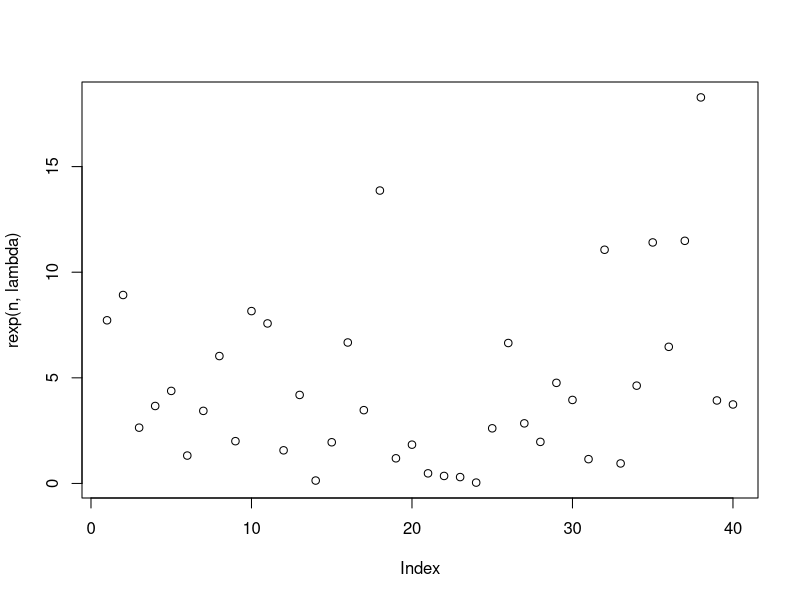
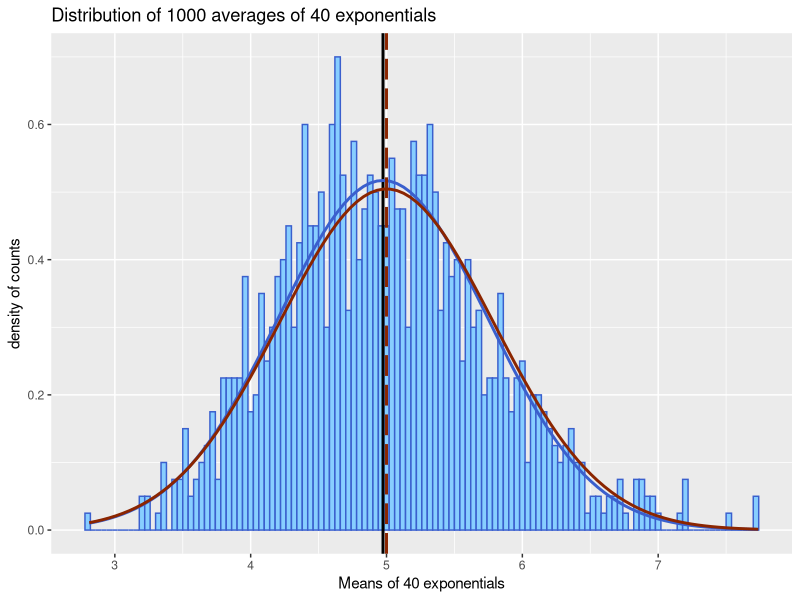

The R script that drew these images, in order:
## ---- chunk 1
lambda <- 0.2
n <- 40
plot(rexp(n,lambda))
## ---- chunk 2
set.seed(1234)
samples <- 1000
data <- matrix(rexp(n*samples,lambda),samples)
tail(data)
## ---- chunk 3
mean(rexp(n, lambda))
## ---- chunk 4
mean_theory <- 1/lambda
## ---- chunk 5
means_distr <- apply(data,1,mean)
mean_sample <- mean(means_distr)
## ---- chunk 6
sd(rexp(n, lambda))
var(rexp(n, lambda))
## ---- chunk 7
std_theory <- (1/lambda)/sqrt(n)
var_theory <- (std_theory)^2
## ---- chunk 8
std_sample <- sd(means_distr)
var_sample <- var(means_distr)
## ---- chunk 9
# first I transform the distribution of means of the exponentials into a data.frame for ggplot
df_means_distr <- data.frame(means_distr)

# Main plot
library(ggplot2)
g <- ggplot(df_means_distr, aes(x=means_distr))
g <- g + geom_histogram(binwidth = lambda/5, fill="skyblue1",color="royalblue3",aes(y = ..density..))
g <- g + labs(title = "Distribution of 1000 averages of 40 exponentials", x="Means of 40 exponentials", y="density of counts")
g <- g + geom_vline(xintercept = mean_sample,size = 1.0, color="black")
g <- g + stat_function(fun=dnorm,args=list(mean=mean_sample, sd=std_sample),color = "royalblue3", size = 1.0)
g <- g + geom_vline(xintercept = mean_theory,size= 1.0, color="orangered4",linetype = "longdash")
g <- g + stat_function(fun=dnorm,args=list(mean=mean_theory, sd=std_theory),color = "orangered4", size = 1.0)
g
